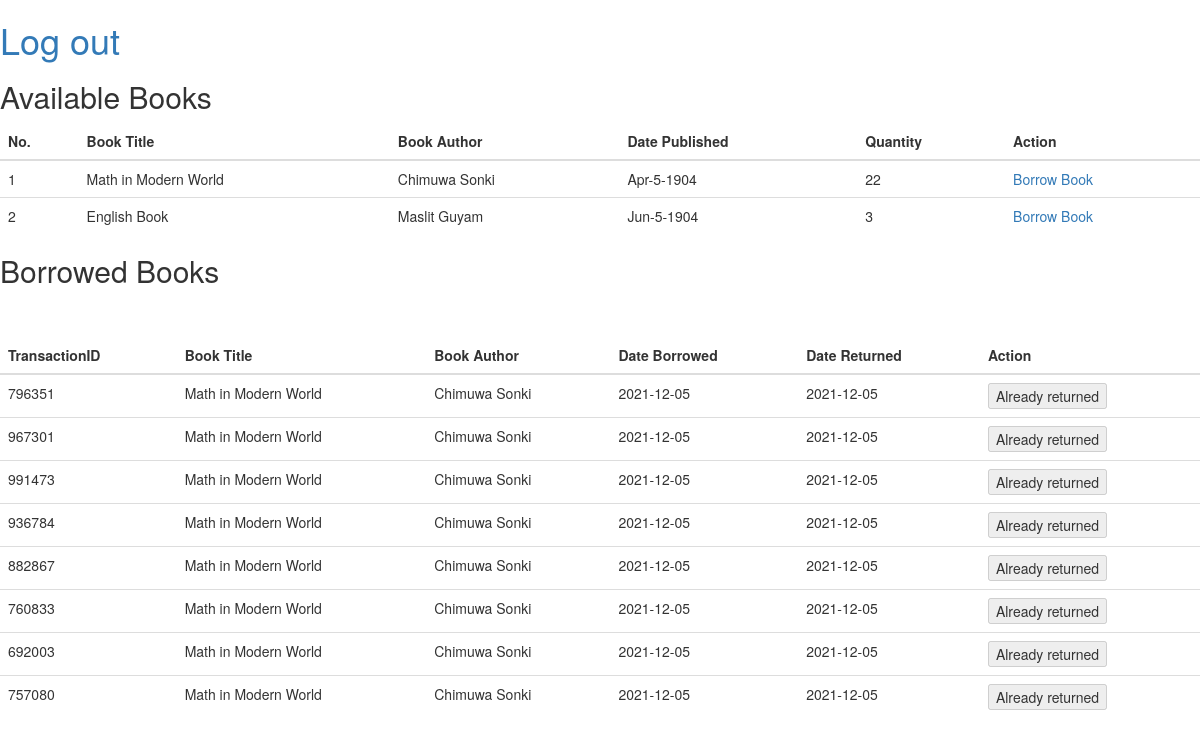
The app's page /mainpage.php with its own data.
### tables this page shows
CREATE TABLE `tblbooks` (
  `No` int(11) NOT NULL,
  `BookTitle` varchar(50) NOT NULL,
  `BookAuthor` varchar(25) NOT NULL,
  `DatePublished` varchar(50) NOT NULL,
  `Quantity` int(11) NOT NULL
);

CREATE TABLE `booktransactions` (
  `TransactionID` int(11) NOT NULL,
  `BID` int(11) NOT NULL,
  `UserID` int(11) NOT NULL,
  `DateBorrowed` date NOT NULL,
  `DateReturned` date NOT NULL
);

### mainpage.php (the view, shortened to what this page needs)
<!DOCTYPE html>
<html lang = "en">
<head>
	<link rel="stylesheet" href="users.css"/>
	 <link rel="stylesheet" href="https://maxcdn.bootstrapcdn.com/bootstrap/3.3.7/css/bootstrap.min.css">
</head>
<body><div><h1>
<a href="logout.php">Log out</a></h1>
</div>
	<h2>Available Books</h2>
	<?php
	$servername = "localhost";
	$username = "root";
	$password = "";
	$dbname = "prjctable";
	$link = mysqli_connect($servername, $username, $password, $dbname);
?>
<p>
<table class="table">
	<thead>
		<tr>
			<th>No.</th>
			<th>Book Title</th>
			<th>Book Author</th>
			<th>Date Published</th>
			<th>Quantity</th>
			<th>Action</th>
		</tr>
	</thead>
	<?php
			$query = "select * from tblbooks";
			$result = mysqli_query($link, $query);
			while ($row = mysqli_fetch_array($result)) {
				echo "<tr>";
				echo "<td>" . $row['No'] . "</td>";
				echo "<td>" . $row['BookTitle'] . "</td>";
				echo "<td>" . $row['BookAuthor'] . "</td>";
				echo "<td>" . $row['DatePublished'] . "</td>";
				echo "<td>" . $row['Quantity'] . "</td>";
				echo "<td> "?>
						<a href = "mainpage.php?id=<?php echo $row['No']; ?>&del=delete" > Borrow Book </a>
					</td>
				</tr>
				<?php $n++;
			} ?>
</table>
<h2>Borrowed Books</h2>
<table class="table">
	<thead>
		<tr>
			<th>TransactionID</th>
			<th>Book Title</th>
			<th>Book Author</th>
			<th>Date Borrowed</th>
			<th>Date Returned</th>
			<th>Action</th>
		</tr>
	</thead>
<br>
<br>
	<?php
			$query = "SELECT * FROM `booktransactions`,users,tblbooks WHERE users.user_id=booktransactions.UserID AND tblbooks.No=booktransactions.BID";
			$result = mysqli_query($link, $query);
			while ($row = mysqli_fetch_array($result)) {
				echo "<tr>";
				echo "<td>" . $row['TransactionID'] . "</td>";
				echo "<td>" . $row['BookTitle'] . "</td>";
				echo "<td>" . $row['BookAuthor'] . "</td>";
				echo "<td>" . $row['DateBorrowed'] . "</td>";
				echo "<td>" . $row['DateReturned'] . "</td>";
				echo "<td> "?><?php if($row['DateReturned']=="0000-00-00"
){?><button>
						<a href = "mainpage.php?ids=<?php echo $row['TransactionID']; ?>&id=<?php echo $row['BID']; ?>&dels=delete" > Return Book </a>
					</button>
<?php }else{ ?>
<button disabled="">Already returned</button>
<?php } ?>
				</td>
				</tr>
				<?php $n++;
			}
			?>
<body>
</html>

### css/users.css (style rules this page uses)
body { margin: 0; padding: 0; font-family: 'Poppins', sans-serif; height: 100vh; }

### records on screen
tblbooks: No "1", BookTitle "Math in Modern World", BookAuthor "Chimuwa Sonki", DatePublished "Apr-5-1904", Quantity "22"
tblbooks: No "2", BookTitle "English Book", BookAuthor "Maslit Guyam", DatePublished "Jun-5-1904", Quantity "3"
booktransactions: TransactionID "796351", tblbooks.BookTitle "Math in Modern World", tblbooks.BookAuthor "Chimuwa Sonki", DateBorrowed "2021-12-05", DateReturned "2021-12-05", shows "Already returned"
booktransactions: TransactionID "967301", tblbooks.BookTitle "Math in Modern World", tblbooks.BookAuthor "Chimuwa Sonki", DateBorrowed "2021-12-05", DateReturned "2021-12-05", shows "Already returned"
booktransactions: TransactionID "991473", tblbooks.BookTitle "Math in Modern World", tblbooks.BookAuthor "Chimuwa Sonki", DateBorrowed "2021-12-05", DateReturned "2021-12-05", shows "Already returned"
booktransactions: TransactionID "936784", tblbooks.BookTitle "Math in Modern World", tblbooks.BookAuthor "Chimuwa Sonki", DateBorrowed "2021-12-05", DateReturned "2021-12-05", shows "Already returned"
booktransactions: TransactionID "882867", tblbooks.BookTitle "Math in Modern World", tblbooks.BookAuthor "Chimuwa Sonki", DateBorrowed "2021-12-05", DateReturned "2021-12-05", shows "Already returned"
booktransactions: TransactionID "760833", tblbooks.BookTitle "Math in Modern World", tblbooks.BookAuthor "Chimuwa Sonki", DateBorrowed "2021-12-05", DateReturned "2021-12-05", shows "Already returned"
booktransactions: TransactionID "692003", tblbooks.BookTitle "Math in Modern World", tblbooks.BookAuthor "Chimuwa Sonki", DateBorrowed "2021-12-05", DateReturned "2021-12-05", shows "Already returned"
booktransactions: TransactionID "757080", tblbooks.BookTitle "Math in Modern World", tblbooks.BookAuthor "Chimuwa Sonki", DateBorrowed "2021-12-05", DateReturned "2021-12-05", shows "Already returned"
